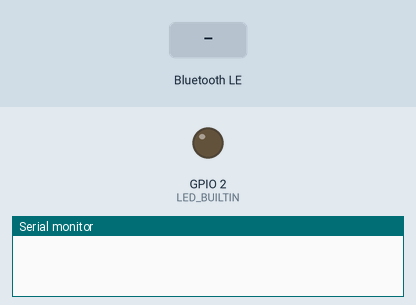
Simulated run of this sketch. Board: ESP32. Parts: output pins drawn as LEDs (lit = HIGH), the last lines printed to the serial monitor. The test bench sets the inputs (shaded band). Random numbers use the default seed unless the sketch sets one; nothing arrives over Bluetooth unless stated; a phone connects over Bluetooth LE 3 s after start.

Above: at 1.2 s.
1.3 s: Bluetooth LE write "on" received
At 1.6 s:
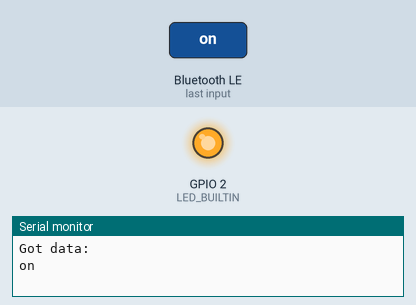
2.8 s: Bluetooth LE write "off" received
4.3 s: Bluetooth LE write "1" received
Timing chart, 0 to 7.3 s (numbered marks = the images above; inputs shaded):
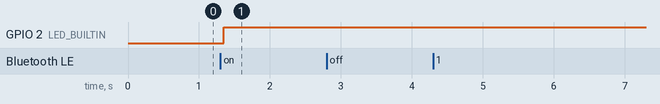

Measured:
- after the input at 1.3 s, GPIO 2 (LED_BUILTIN): LOW → HIGH after 0.05 s

The sketch:

ArduinoSlave2.ino
```cpp
#include <BLEDevice.h>
#include <BLECharacteristic.h>
#include <BLEServer.h>

#define SERVICE_UUID_FOR_WRITE        "6e400001-b5a3-f393-e0a9-e50e24dcca9e"
#define CHARACTERISTIC_UUID_FOR_WRITE "6e400003-b5a3-f393-e0a9-e50e24dcca9e"
#define SERVICE_UUID_FOR_READ         "6e400002-b5a3-f393-e0a9-e50e24dcca9e"
#define CHARACTERISTIC_UUID_FOR_READ  "6e400004-b5a3-f393-e0a9-e50e24dcca9e"
BLECharacteristic *pCharacteristicStatus;
bool work = false;

class MyCallbacks: public BLECharacteristicCallbacks {
    void onWrite(BLECharacteristic *pCharacteristic) {
      std::string value = pCharacteristic->getValue();

      Serial.println("Got data: ");
      Serial.println(value.c_str());

      if (value == "on") {
        work = true;
      } else if (value == "off") {
        work = false;
      } else {
        Serial.println("got wrong data");
      }
    }
};

void digitalChangeStatus() {
  if (digitalRead(LED_BUILTIN) == HIGH) {
    digitalWrite(LED_BUILTIN, LOW);
    pCharacteristicStatus->setValue("off");
    pCharacteristicStatus->notify();
  } else {
    digitalWrite(LED_BUILTIN, HIGH);
    pCharacteristicStatus->setValue("on");
    pCharacteristicStatus->notify();
  }
}

void setup() {
  Serial.begin(115200);
  pinMode(LED_BUILTIN, OUTPUT);
  setupBluetooth();
  pCharacteristicStatus->setValue("off");
  pCharacteristicStatus->notify();
}

void loop() {
  if (work) {
    digitalChangeStatus();
    delay(random(1000, 10000));
  }
}

void setupBluetooth() {
  BLEDevice::init("ESP32");
  BLEServer *pServer = BLEDevice::createServer();

  BLEService *pService = pServer->createService(SERVICE_UUID_FOR_WRITE);
  BLECharacteristic *pCharacteristic = pService->createCharacteristic(CHARACTERISTIC_UUID_FOR_WRITE, BLECharacteristic::PROPERTY_WRITE);
  pCharacteristic->setCallbacks(new MyCallbacks());
  pCharacteristic->setWriteNoResponseProperty(true); // false - with response, true - without //write with response or without
  pService->start();

  BLEService *pServiceStatus = pServer->createService(SERVICE_UUID_FOR_READ);
  pCharacteristicStatus = pServiceStatus->createCharacteristic(CHARACTERISTIC_UUID_FOR_READ, BLECharacteristic::PROPERTY_READ | BLECharacteristic::PROPERTY_NOTIFY);
  pCharacteristicStatus->setWriteNoResponseProperty(true); // false - with response, true - without //write with response or without
  pServiceStatus->start();

  BLEAdvertising *pAdvertising = pServer->getAdvertising();
  pAdvertising->setMinPreferred(0x06);
  pAdvertising->addServiceUUID(SERVICE_UUID_FOR_WRITE);
  pAdvertising->addServiceUUID(SERVICE_UUID_FOR_READ);
  pAdvertising->start();
}
```
